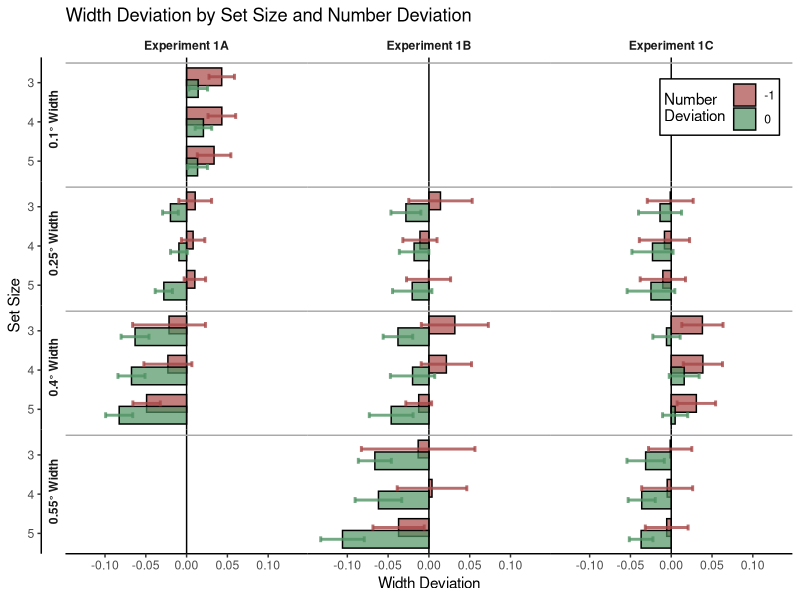

Here is the R script that generated this plot:
# libraries ---------------------------------------------------------------
library(ggplot2)
library(tidyverse)
library(ggtext)

# importing and processing ------------------------------------------------
data <- read.csv("processed.csv") %>% 
  #filter(exp_version == "Exp1A") %>% 
  #mutate(number_deviation = ifelse(number_deviation < 0, -1, 0)) %>%
  #mutate(response_width = response_width*response_num) %>%
  filter(number_deviation %in% c(-1,0))


## by participant and correction for across participants variation  ---------------------------------
data_by_pp <- data %>%
  group_by(exp_version) %>%
  mutate(grand_avg = mean(width_deviation)) %>%
  group_by(subID, exp_version) %>%
  mutate(participant_avg = mean(width_deviation),
         temp_width_deviation = width_deviation - participant_avg,
         adj_width_deviation = temp_width_deviation + grand_avg) %>% #Cousineau, 2005
  group_by(correct_num, correct_width, number_deviation, subID, exp_version) %>%
  summarise(
    mean_width = mean(adj_width_deviation), 
    n = n()
  )

## across participant ------------------------
data_across_pp <- data_by_pp %>%
  group_by(correct_num, correct_width, number_deviation, exp_version) %>%
  summarise(
    width_mean = mean(mean_width),
    width_sd = sd(mean_width),
    n = n()
  ) %>%
  mutate(
    width_SEM = width_sd / sqrt(n),
    width_CI = width_SEM * qt((1 - 0.05) / 2 + .5, n - 1)
  )

# plot --------------------------------------------------------------------
plot_width_all <- ggplot(data_across_pp, aes(x = correct_num, 
                           y = width_mean, 
                           fill = factor(number_deviation, levels = c(-1, 0)))) +
  
  geom_hline(yintercept = 0, linetype = "solid", color = "black", size = 0.5) +
  
  geom_bar(stat = "identity", 
           position = position_dodge(-0.6),
           alpha = 0.7,
           color = "black"
           ) +
  
  geom_errorbar(
    aes(
      x = correct_num,
      y = width_mean,
      group = factor(number_deviation, levels = c(-1, 0)),
      color = factor(number_deviation, levels = c(-1, 0)),
      ymin = width_mean - width_CI,
      ymax = width_mean + width_CI
    ),
    size = 1.0,            # Smaller size for inner error bar
    width = 0.3,
    #color = "gray",
    alpha = 0.8,
    position = position_dodge(-0.6),
    show.legend = FALSE
  ) +
  
  labs(
    title = "Width Deviation by Set Size and Number Deviation",
    x = "Set Size",
    y = "Width Deviation",
    fill = "Number\nDeviation"
  ) +
  
  scale_y_continuous(
    limits = c(-0.135, 0.135),     # Eksenin limitlerini ayarla
    breaks = c(-0.1, -0.05, 0, 0.05, 0.1) # Eksen aralıklarını belirt
  ) +
  
  scale_x_reverse(breaks = c(3, 4, 5)) +
  
  scale_fill_manual(
    values = c("-1" = "#A84847", "0" = "#509464"), 
    limits = c("-1", "0")
  ) +
  scale_color_manual(
    values = c("-1" = "#A84847", "0" = "#509464"), 
    limits = c("-1", "0")
  ) +
  
  facet_grid(
    rows = vars(correct_width),          # Satır değişkeni
    cols = vars(exp_version),            # Sütun değişkeni
    switch = "y",                        # Etiketleri eksenlere taşır
    labeller = as_labeller(c(
      "0.1" = "0.1\u00B0 Width",
      "0.25" = "0.25\u00B0 Width",
      "0.4" = "0.4\u00B0 Width",
      "0.55" = "0.55\u00B0 Width",
      "Exp1A" = "Experiment 1A",
      "Exp1B" = "Experiment 1B",
      "Exp1C" = "Experiment 1C"
    ))
  ) +
  
  coord_flip() +
  
  theme_classic() +
  
  
  
  theme(
    legend.position = "inside",
    legend.position.inside = c(0.9, 0.9),
    legend.background = element_rect(color = "black"),
    legend.title.position = "left",
    legend.margin = margin(3,3,3,3),
    panel.spacing.y = unit(0.00, "lines"),
    panel.spacing.x = unit(0.00, "lines"),
    strip.background = element_rect(fill = "white", color = "white", size = 0.1),
    strip.text = element_text(face = "bold"),
    #panel.background = element_rect(fill = "white", color = "black", size = 0.1)
  ) +
  
  geom_vline(xintercept = 2.5, linetype = "solid", color = "darkgrey", size = 0.5)


# Save the plot -----------------------------------------------------------
ggsave("figures/width_deviation_all_exps.svg", plot = plot_width_all, width = 6, height = 5, units = "in", dpi = 300)


